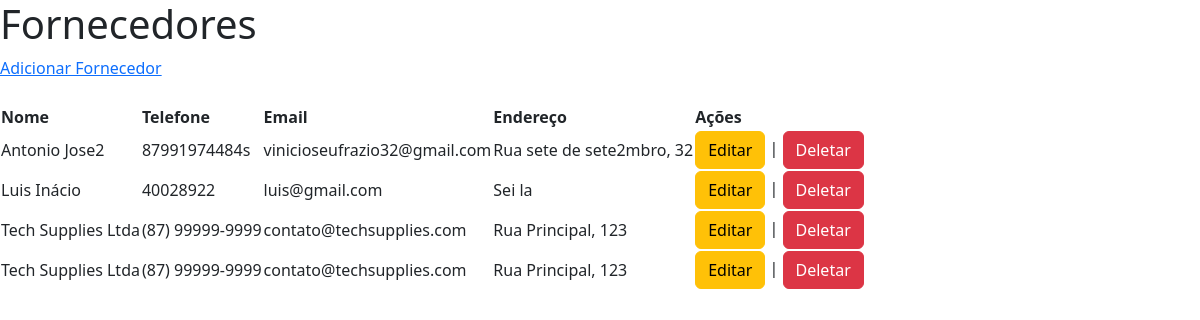
Screenshot of /fornecedor/ with the database file from the repository.
### estoque/models.py (models this page shows, shortened)
class Fornecedor(models.Model):
    id = models.AutoField(primary_key=True)
    nome = models.CharField(max_length=100)
    telefone = models.CharField(max_length=15)
    email = models.EmailField(max_length=255)
    endereco = models.CharField(max_length=200)

### estoque/views.py (the view)
# urls.py: path('fornecedor/', views.listar_fornecedores, name='listar_fornecedores'),
def listar_fornecedores(request):
    fornecedores = Fornecedor.objects.all()
    return render(request, 'fornecedor/listar_fornecedores.html', {'fornecedores': fornecedores})

### estoque/templates/fornecedor/listar_fornecedores.html (shortened to what this page needs)
<!DOCTYPE html>
<html lang="pt-br">
<head>
    <link href="https://cdn.jsdelivr.net/npm/bootstrap@5.3.3/dist/css/bootstrap.min.css" rel="stylesheet"
>
</head>
<body>
    <h1>Fornecedores</h1>
    <a href="{% url 'adicionar_fornecedor' %}">Adicionar Fornecedor</a><br><br>
    <table>
        <thead>
            <tr>
                <th>Nome</th>
                <th>Telefone</th>
                <th>Email</th>
                <th>Endereço</th>
                <th>Ações</th>
            </tr>
        </thead>
        <tbody>
            {% for fornecedor in fornecedores %}
            <tr>
                <td>{{ fornecedor.nome }}</td>
                <td>{{ fornecedor.telefone }}</td>
                <td>{{ fornecedor.email }}</td>
                <td>{{ fornecedor.endereco }}</td>
                <td>
                    <a href="{% url 'editar_fornecedor' fornecedor.id %}"  class="btn btn-warning">Editar</a> |
                    <a href="{% url 'deletar_fornecedor' fornecedor.id %}"  class="btn btn-danger">Deletar</a>
                </td>
            </tr>
            {% endfor %}
        </tbody>
    </table>
</body>
</html>

### rows the page displays
Fornecedor: nome "Antonio Jose2", telefone "87991974484s", email "vinicioseufrazio32@gmail.com", endereco "Rua sete de sete2mbro, 32"
Fornecedor: nome "Luis Inácio", telefone "40028922", email "luis@gmail.com", endereco "Sei la"
Fornecedor: nome "Tech Supplies Ltda", telefone "(87) 99999-9999", email "contato@techsupplies.com", endereco "Rua Principal, 123"
Fornecedor: nome "Tech Supplies Ltda", telefone "(87) 99999-9999", email "contato@techsupplies.com", endereco "Rua Principal, 123"
